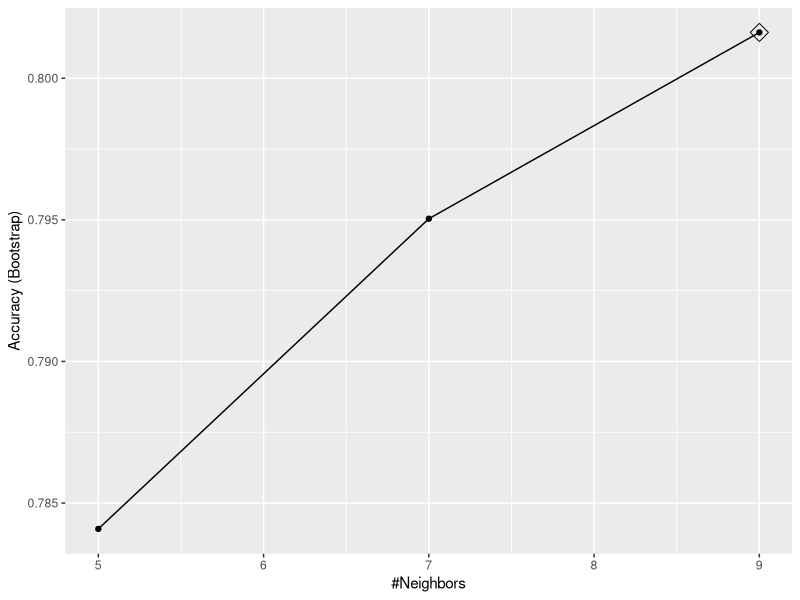
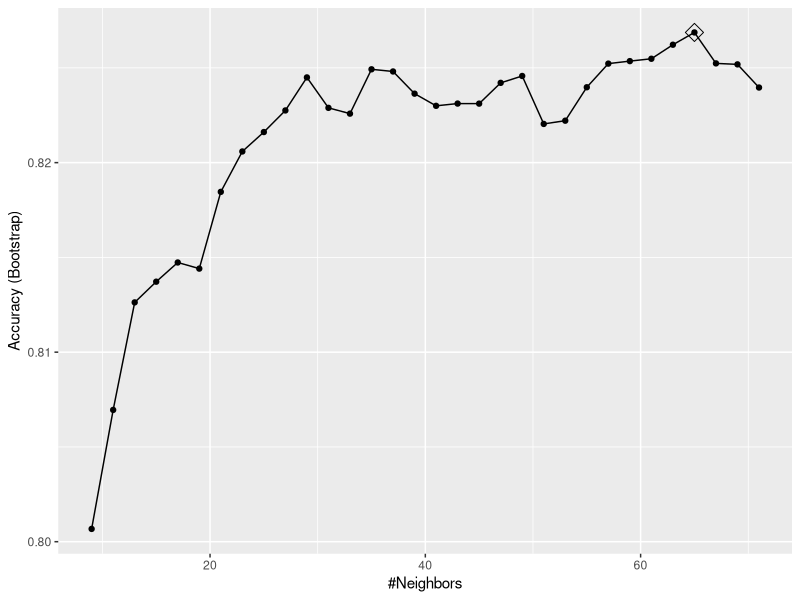
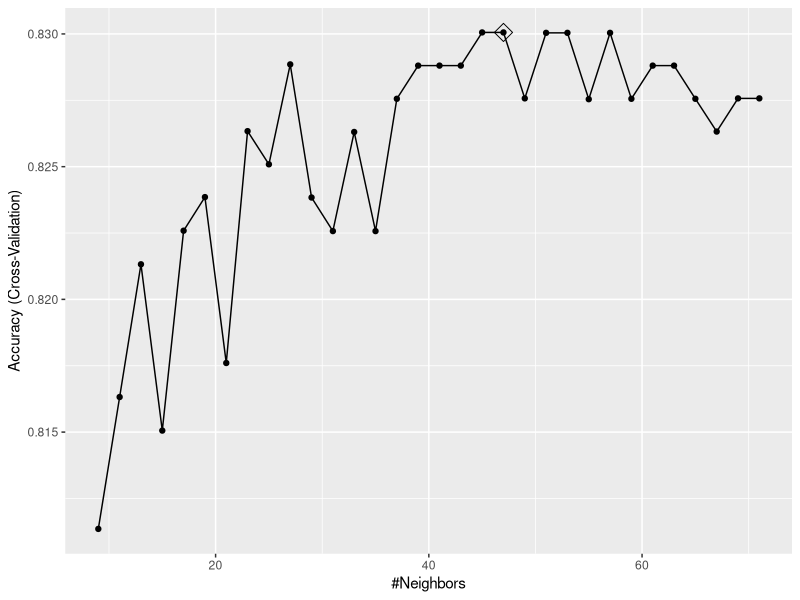
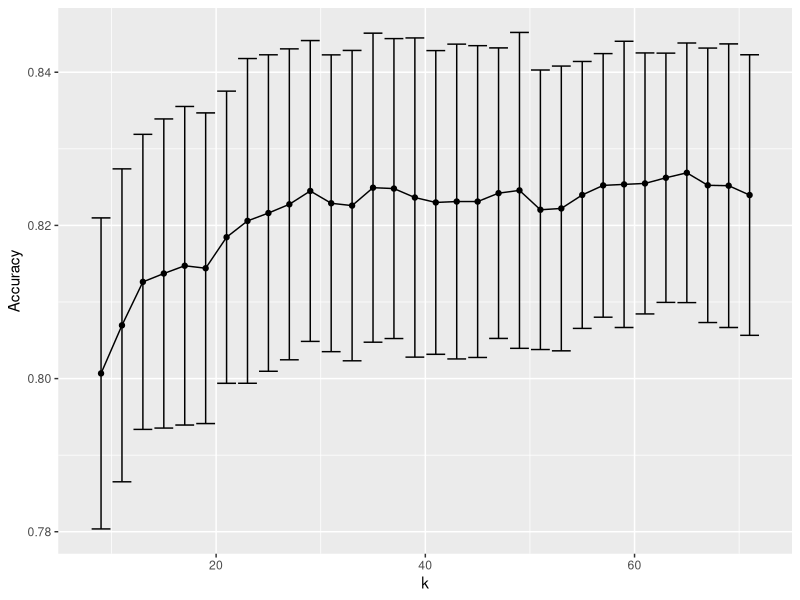
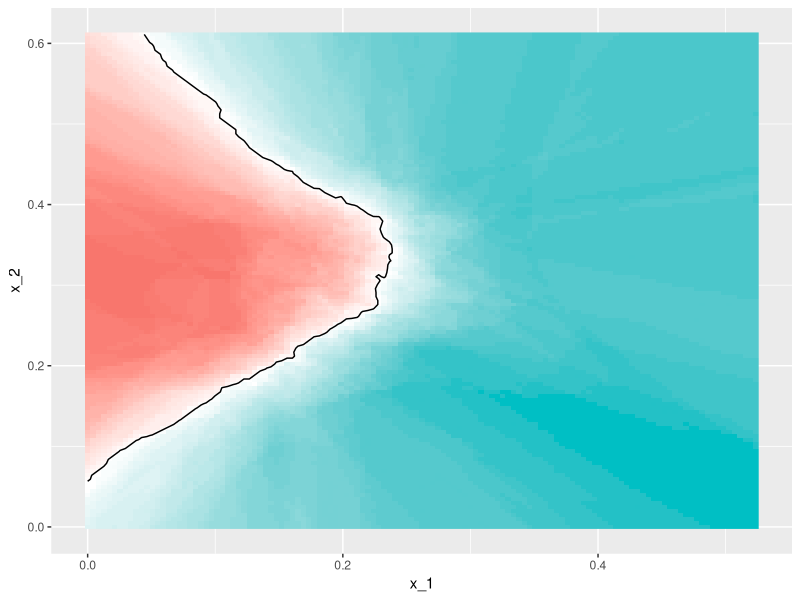
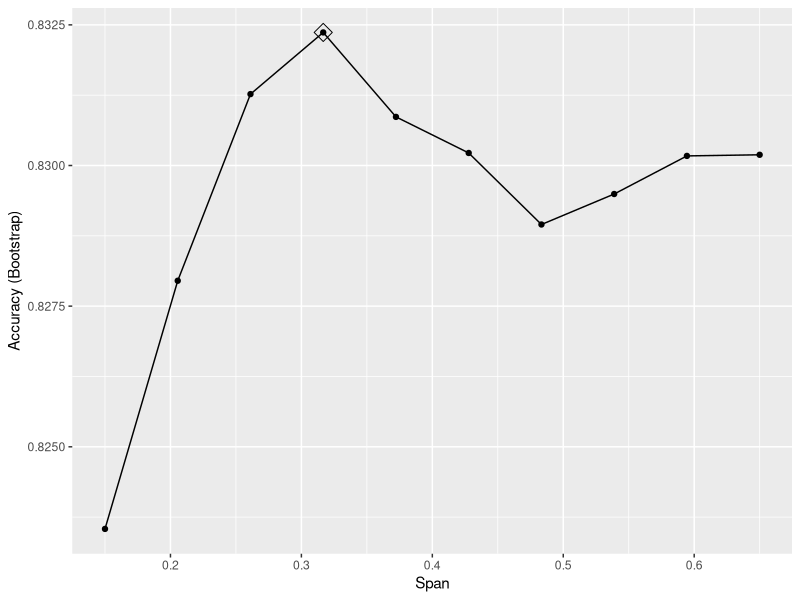
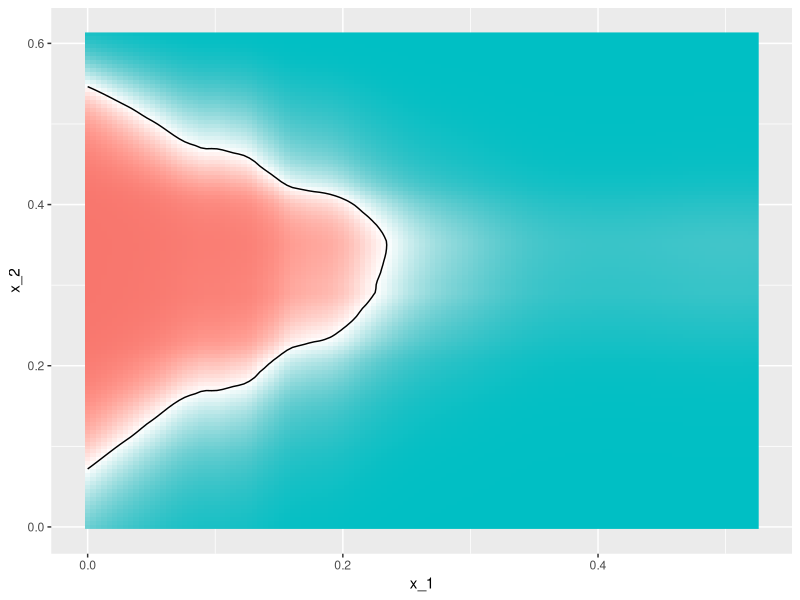

The R source for these figures, in order:
library(tidyverse)
library(dslabs)
data("mnist_27")

library(caret)
train_glm <- train(y ~ ., method = "glm", data = mnist_27$train)
train_knn <- train(y ~ ., method = "knn", data = mnist_27$train)

y_hat_glm <- predict(train_glm, mnist_27$test, type = "raw")
y_hat_knn <- predict(train_knn, mnist_27$test, type = "raw")

confusionMatrix(y_hat_glm, mnist_27$test$y)$overall[["Accuracy"]]
confusionMatrix(y_hat_knn, mnist_27$test$y)$overall[["Accuracy"]]

getModelInfo("knn")
modelLookup("knn")

train_knn <- train(y ~ ., method = "knn", data = mnist_27$train)
ggplot(train_knn, highlight = TRUE)

train_knn <- train(y ~ ., method = "knn", 
                   data = mnist_27$train,
                   tuneGrid = data.frame(k = seq(9, 71, 2)))
ggplot(train_knn, highlight = TRUE)

train_knn$bestTune

train_knn$finalModel

confusionMatrix(predict(train_knn, mnist_27$test, type = "raw"),
                mnist_27$test$y)$overall["Accuracy"]

control <- trainControl(method = "cv", number = 10, p = .9)
train_knn_cv <- train(y ~ ., method = "knn", 
                      data = mnist_27$train,
                      tuneGrid = data.frame(k = seq(9, 71, 2)),
                      trControl = control)
ggplot(train_knn_cv, highlight = TRUE)

train_knn$results %>% 
  ggplot(aes(x = k, y = Accuracy)) +
  geom_line() +
  geom_point() +
  geom_errorbar(aes(x = k, 
                    ymin = Accuracy - AccuracySD,
                    ymax = Accuracy + AccuracySD))

plot_cond_prob <- function(p_hat=NULL){
  tmp <- mnist_27$true_p
  if(!is.null(p_hat)){
    tmp <- mutate(tmp, p=p_hat)
  }
  tmp %>% ggplot(aes(x_1, x_2, z=p, fill=p)) +
    geom_raster(show.legend = FALSE) +
    scale_fill_gradientn(colors=c("#F8766D","white","#00BFC4")) +
    stat_contour(breaks=c(0.5),color="black")
}

plot_cond_prob(predict(train_knn, mnist_27$true_p, type = "prob")[,2])

install.packages("gam")
modelLookup("gamLoess")

grid <- expand.grid(span = seq(0.15, 0.65, len = 10), degree = 1)

train_loess <- train(y ~ ., 
                     method = "gamLoess",
                     tuneGrid=grid,
                     data = mnist_27$train)
ggplot(train_loess, highlight = TRUE)

confusionMatrix(data = predict(train_loess, mnist_27$test), 
                reference = mnist_27$test$y)$overall["Accuracy"]

p1 <- plot_cond_prob(predict(train_loess, mnist_27$true_p, type = "prob")[,2])
p1
